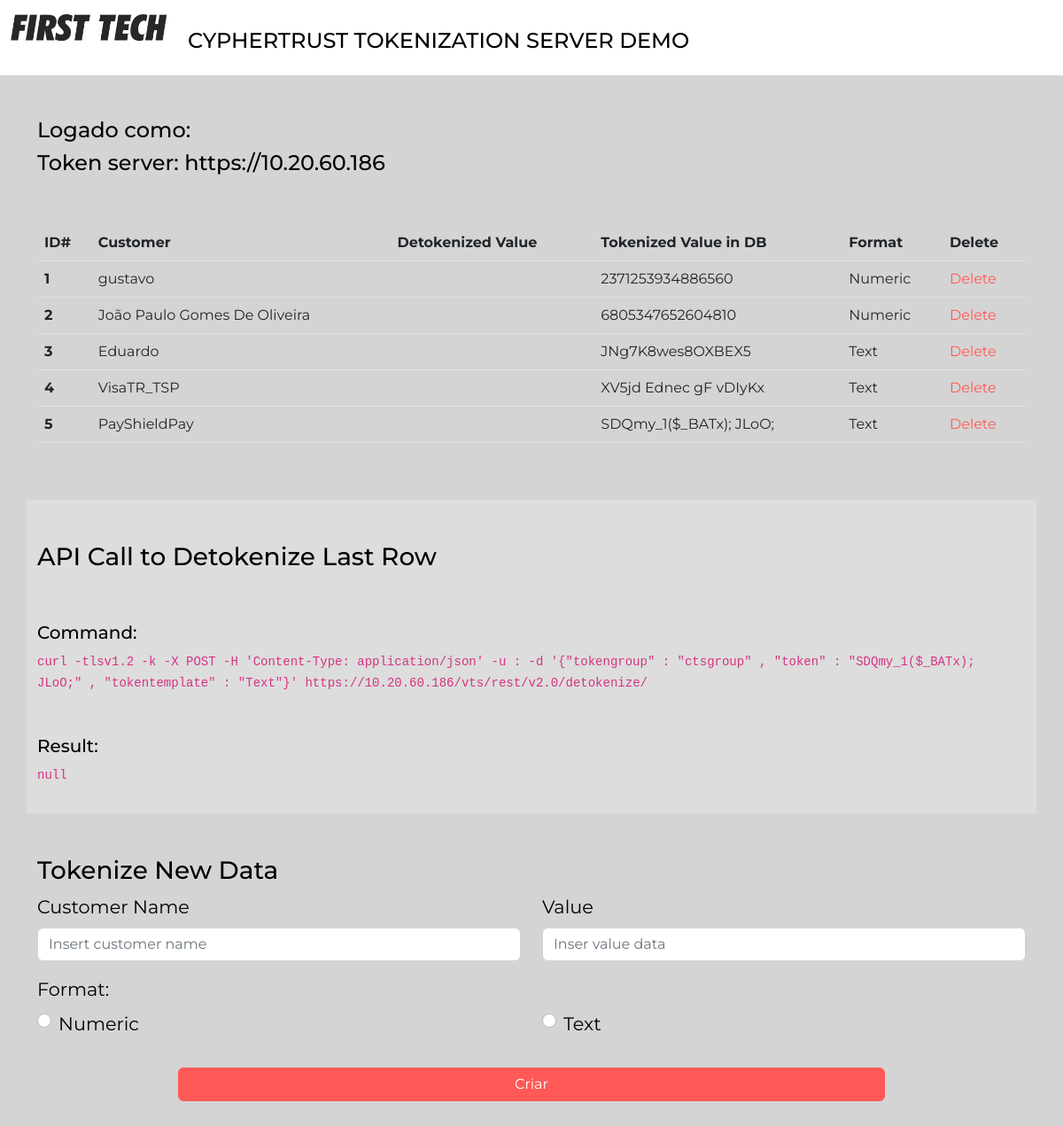
The app's page /demo.php with its own data.
### tables this page shows
CREATE TABLE `customer` (
  `id` mediumint(9) NOT NULL,
  `name` varchar(30) DEFAULT NULL,
  `cardnumber` varchar(60) DEFAULT NULL,
  `template` varchar(8) DEFAULT NULL
);

### config.php (called while the page is built, shortened)
<?php
$tokengroup= 'ctsgroup';
$tokenserver = '10.20.60.186';
$detokurl="https://". $tokenserver . "/vts/rest/v2.0/detokenize/";
?>

### demo.php (the view, shortened to what this page needs)
<?php
$USR = $_SESSION['user'];
$PWD = $_SESSION['passwd'];
include "config.php";
$PDO = db_connect();
$sql = "SELECT * FROM customer order by id ASC";
$stmt = $PDO->prepare($sql);
$stmt->execute();
include "includes/header.php";
?>
<main>
	<div class="container">
		<div class="row">
			<div class="col-md-12 line-top">
				<h4>Logado como: <?php echo $USR ?></h4>
				<h4>Token server: https://<?php echo $tokenserver; ?></h4>
			</div>
		</div>
	</div>
	<div class="container">
		<div class="row">
			<div class="col-md-12 line-top">
				<div class="table-responsive">
					<table class="table">
						<thead>
							<tr>
								<th scope="col">ID#</th>
								<th scope="col">Customer</th>
								<th scope="col">Detokenized Value</th>
								<th scope="col">Tokenized Value in DB</th>
								<th scope="col">Format</th>
								<th scope="col">Delete</th>
							</tr>
						</thead>
						<tbody>
							<?php
								while ($cliente = $stmt->fetch(PDO::FETCH_ASSOC)):
									extract($cliente);
									$token=$cardnumber;
									$command="curl -tlsv1.2 -k -X POST -H 'Content-Type: application/json' -u $USR:$PWD -d '{\"tokengroup\" : \"$tokengroup\" , \"token\" : \"$cardnumber\" , \"tokentemplate\" : \"$template\"}' $detokurl";
									$output = shell_exec($command);
									$obj = json_decode($output);
									$cardnumber = $obj->{'data'};
							?>
								<tr>
									<th scope="row"><?php echo $id; ?></th>
									<td><?php echo $name; ?></td>
									<td><?php echo $cardnumber; ?></td>
									<td><?php echo $token; ?></td>
									<td><?php echo $template; ?></td>
									<td><a class="delete" href="delete.php?id=<?php echo $id; ?>&user=<?php echo $USR; ?>&passwd=<?php echo $PWD; ?>">Delete</a></td>
								</tr>
							<?php endwhile; ?>
						</tbody>
					</table>
				</div>
			</div>
		</div>
	</div>
	<div class="container box-white line-top">
		<div class="row">
			<div class="col-md-12 line-top">
				<h3>API Call to Detokenize Last Row</h3>
			</div>
			<div class="col-md-12 line-top">
				<div class="h5">Command:</div>
				<code>curl -tlsv1.2 -k -X POST -H 'Content-Type: application/json' -u <?php echo $USR; ?>:<?php echo $PWD; ?> -d '{"tokengroup" : "<?php echo  $tokengroup; ?>" , "token" : "<?php echo $token; ?>" , "tokentemplate" : "<?php echo $template; ?>"}' <?php echo $detokurl; ?> </code>
			</div>
			<div class="col-md-12 line-top">
				<div class="h5">Result:</div>
				<code><?php echo json_encode($output, JSON_PRETTY_PRINT); ?></code>
			</div>
		</div>
	</div>
	<div class="container">
		<div class="row">
			<div class="col-md-12 line-top">
				<h3>Tokenize New Data</h3>
			</div>
			<div class="col-md-12">
				<form class="addTokenizeData" id="addTokenizeData" method="POST">
					<div class="row">
						<div class="form-group mb-3 col-md-6">
							<label for="name" class="form-label ">Customer Name</label>
							<input type="text" class="form-control" placeholder="Insert customer name" id="name" name="name" required>
						</div>
						<div class="form-group mb-3 col-md-6">
							<label for="data" class="form-label ">Value</label>
							<input type="text" class="form-control" placeholder="Inser value data" id="data" name="data" required>
						</div>
						<div class="form-group">
							<div class="col-md-12">
							<label class="form-label">Format:</label>
							</div>
						</div>
						<div class="form-group mb-3 col-md-6">
							<div class="form-check">
								<input class="form-check-input" type="radio" name="template" value="Numeric" id="flexRadioDefault1">
								<label class="form-check-label" for="flexRadioDefault1">Numeric</label>
							</div>
						</div>
						<div class="form-group mb-3 col-md-6">
							<div class="form-check">
								<input class="form-check-input" type="radio" name="template" value="Text" id="flexRadioDefault2">
								<label class="form-check-label" for="flexRadioDefault2">Text</label>
							</div>
						</div>
						<div class="form-group mb-3 button">
							<button id="submitCustomer" class="btn btn-primary btnLogin">Criar</button>
						</div>
						</div>
				</form>
			</div>
		</div>
	</div>
</main>
<?php include "includes/footer.php"; ?>

### includes/header.php (shortened to what this page needs)
<!DOCTYPE html>
<html lang="pt-BR">
<head>
    <link href="https://cdn.jsdelivr.net/npm/bootstrap@5.2.1/dist/css/bootstrap.min.css" rel="stylesheet">
    <link rel="stylesheet" href="css/style.css">
</head>
<body>
  <header id="header" class="header">
    <div class="container-fluid">
      <div class="row">
        <div class="col-xl-2 col-md-12">
          <img src="assets/LOGO-ft-positivo.png" alt="Logo" class="logo">
        </div>
        <div class="col-xl-10 col-md-12">
          <h4>CYPHERTRUST TOKENIZATION SERVER DEMO</h4>
        </div>
      </div>
    </div>
  </header>

### includes/footer.php (shortened to what this page needs)
</body>
</html>

### css/style.css (style rules this page uses)
body { background-color: #d4d4d4; color: white; font-family: 'Montserrat', sans-serif; }
.delete { color: #FF5A58; text-decoration: none; }
.header { background-color: #fff; padding: 1rem 0; }
.header h4 { color: #000; margin-top: 1rem; }
.logo { max-width: 300px; width: 100%; height: auto; display: inline-block; }
main { color: black; display: flex; flex-direction: column; justify-content: space-between; align-items: center; width: 100%; }
button.btnLogin { width: 70%; background-color: #FF5A58; border-color: #FF5A58; }
label { font-size: 1.3rem; }
button { font-weight: bold; }
form .button, .form-login .button { text-align: center; padding: 1rem 0; }
.line-top { margin-top: 3rem; }
.box-white { background-color: #ddd; padding-bottom: 2rem; }

### records on screen
customer: id "1", name "gustavo", cardnumber "2371253934886560", template "Numeric"
customer: id "2", name "João Paulo Gomes De Oliveira", cardnumber "6805347652604810", template "Numeric"
customer: id "3", name "Eduardo", cardnumber "JNg7K8wes8OXBEX5", template "Text"
customer: id "4", name "VisaTR_TSP", cardnumber "XV5jd Ednec gF vDIyKx", template "Text"
customer: id "5", name "PayShieldPay", cardnumber "SDQmy_1($_BATx); JLoO;", template "Text"

### other values on screen
$tokenserver "10.20.60.186"
$tokengroup "ctsgroup"
$detokurl "https://10.20.60.186/vts/rest/v2.0/detokenize/"
json_encode($output, JSON_PRETTY_PRINT) "null"
